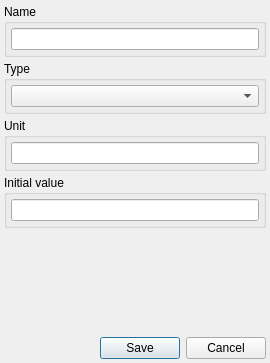
<?xml version="1.0" encoding="UTF-8"?>
<ui version="4.0">
 <class>WVariableEditor</class>
 <widget class="QDialog" name="WVariableEditor">
  <property name="geometry">
   <rect>
    <x>0</x>
    <y>0</y>
    <width>270</width>
    <height>363</height>
   </rect>
  </property>
  <property name="windowTitle">
   <string>Variable</string>
  </property>
  <layout class="QVBoxLayout" name="verticalLayout_5">
   <property name="spacing">
    <number>4</number>
   </property>
   <property name="leftMargin">
    <number>4</number>
   </property>
   <property name="topMargin">
    <number>4</number>
   </property>
   <property name="rightMargin">
    <number>4</number>
   </property>
   <property name="bottomMargin">
    <number>4</number>
   </property>
   <item>
    <widget class="QGroupBox" name="groupBox">
     <property name="title">
      <string>Name</string>
     </property>
     <layout class="QVBoxLayout" name="verticalLayout_4">
      <property name="spacing">
       <number>4</number>
      </property>
      <property name="leftMargin">
       <number>4</number>
      </property>
      <property name="topMargin">
       <number>4</number>
      </property>
      <property name="rightMargin">
       <number>4</number>
      </property>
      <property name="bottomMargin">
       <number>4</number>
      </property>
      <item>
       <widget class="QLineEdit" name="nameEdit"/>
      </item>
     </layout>
    </widget>
   </item>
   <item>
    <widget class="QGroupBox" name="groupBox_4">
     <property name="title">
      <string>Type</string>
     </property>
     <layout class="QVBoxLayout" name="verticalLayout_3">
      <property name="spacing">
       <number>4</number>
      </property>
      <property name="leftMargin">
       <number>4</number>
      </property>
      <property name="topMargin">
       <number>4</number>
      </property>
      <property name="rightMargin">
       <number>4</number>
      </property>
      <property name="bottomMargin">
       <number>4</number>
      </property>
      <item>
       <widget class="QComboBox" name="typeCombo"/>
      </item>
     </layout>
    </widget>
   </item>
   <item>
    <widget class="QGroupBox" name="groupBox_3">
     <property name="title">
      <string>Unit</string>
     </property>
     <layout class="QVBoxLayout" name="verticalLayout_2">
      <property name="spacing">
       <number>4</number>
      </property>
      <property name="leftMargin">
       <number>4</number>
      </property>
      <property name="topMargin">
       <number>4</number>
      </property>
      <property name="rightMargin">
       <number>4</number>
      </property>
      <property name="bottomMargin">
       <number>4</number>
      </property>
      <item>
       <widget class="QLineEdit" name="unitEdit"/>
      </item>
     </layout>
    </widget>
   </item>
   <item>
    <widget class="QGroupBox" name="groupBox_2">
     <property name="title">
      <string>Initial value</string>
     </property>
     <layout class="QVBoxLayout" name="verticalLayout">
      <property name="spacing">
       <number>4</number>
      </property>
      <property name="leftMargin">
       <number>4</number>
      </property>
      <property name="topMargin">
       <number>4</number>
      </property>
      <property name="rightMargin">
       <number>4</number>
      </property>
      <property name="bottomMargin">
       <number>4</number>
      </property>
      <item>
       <widget class="QLineEdit" name="initEdit"/>
      </item>
     </layout>
    </widget>
   </item>
   <item>
    <spacer name="verticalSpacer">
     <property name="orientation">
      <enum>Qt::Vertical</enum>
     </property>
     <property name="sizeHint" stdset="0">
      <size>
       <width>20</width>
       <height>165</height>
      </size>
     </property>
    </spacer>
   </item>
   <item>
    <widget class="QDialogButtonBox" name="buttonBox">
     <property name="orientation">
      <enum>Qt::Horizontal</enum>
     </property>
     <property name="standardButtons">
      <set>QDialogButtonBox::Cancel|QDialogButtonBox::Save</set>
     </property>
    </widget>
   </item>
  </layout>
 </widget>
 <tabstops>
  <tabstop>nameEdit</tabstop>
  <tabstop>typeCombo</tabstop>
  <tabstop>unitEdit</tabstop>
  <tabstop>initEdit</tabstop>
 </tabstops>
 <resources/>
 <connections>
  <connection>
   <sender>buttonBox</sender>
   <signal>accepted()</signal>
   <receiver>WVariableEditor</receiver>
   <slot>accept()</slot>
   <hints>
    <hint type="sourcelabel">
     <x>248</x>
     <y>254</y>
    </hint>
    <hint type="destinationlabel">
     <x>157</x>
     <y>274</y>
    </hint>
   </hints>
  </connection>
  <connection>
   <sender>buttonBox</sender>
   <signal>rejected()</signal>
   <receiver>WVariableEditor</receiver>
   <slot>reject()</slot>
   <hints>
    <hint type="sourcelabel">
     <x>316</x>
     <y>260</y>
    </hint>
    <hint type="destinationlabel">
     <x>286</x>
     <y>274</y>
    </hint>
   </hints>
  </connection>
 </connections>
</ui>
